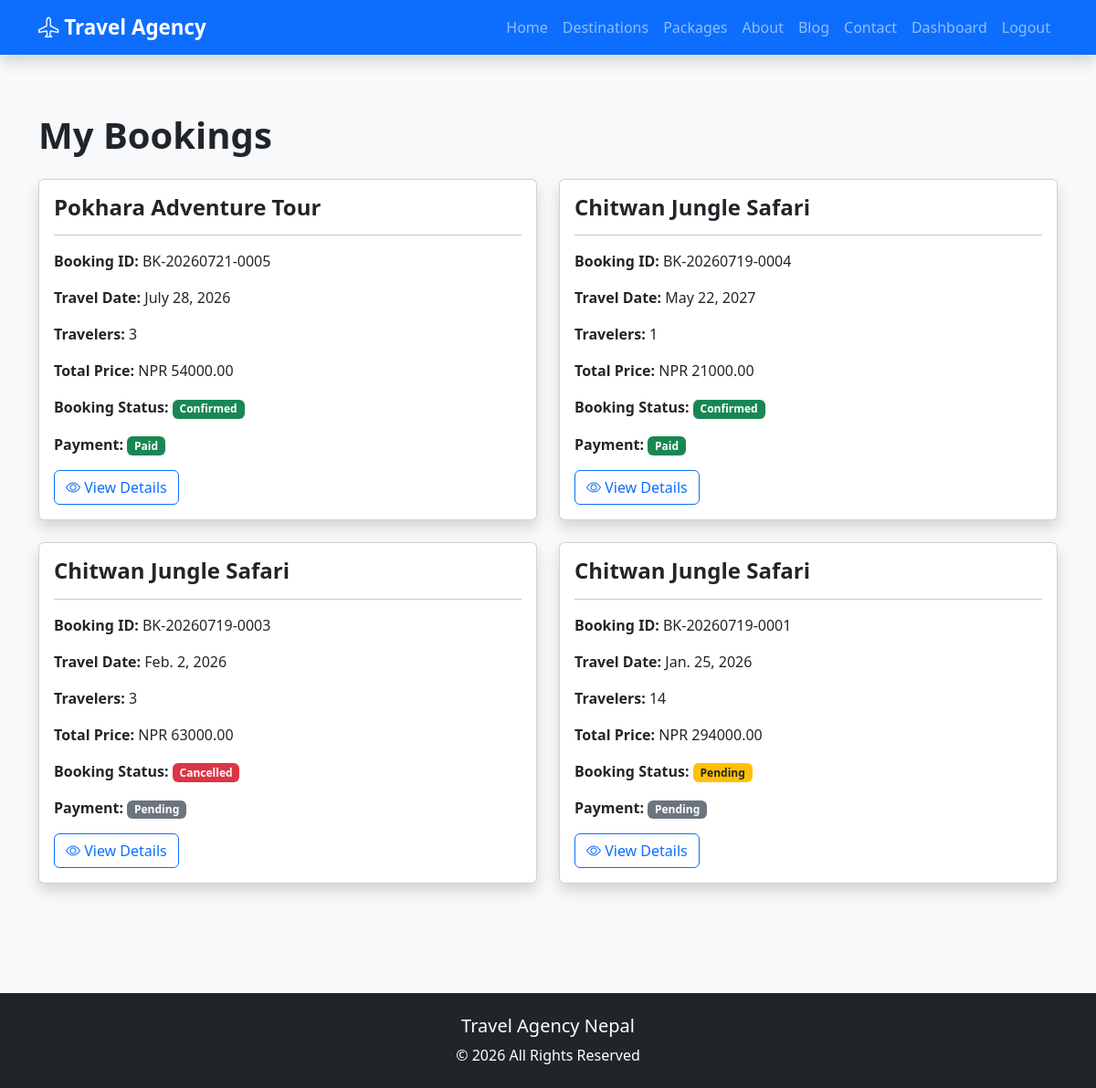
The app's page /bookings/my-bookings/ (signed in), older data.
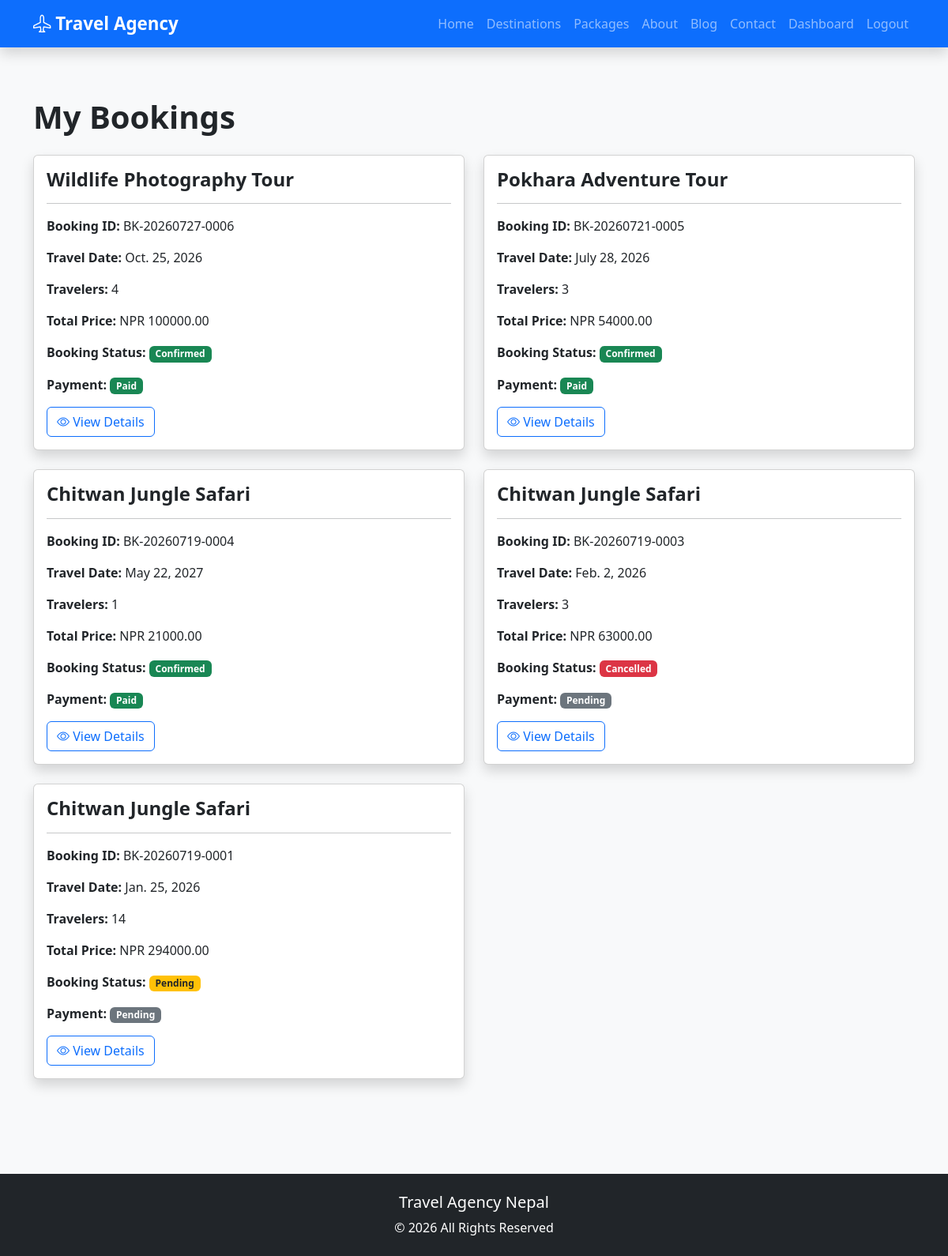
The same page, newer data.
### bookings/models.py (models this page shows, shortened)
class Booking(models.Model):
    BOOKING_STATUS = [
        ('Pending', 'Pending'),
        ('Confirmed', 'Confirmed'),
        ('Completed', 'Completed'),
        ('Cancelled', 'Cancelled'),
    ]
    PAYMENT_STATUS = [
        ('Pending', 'Pending'),
        ('Paid', 'Paid'),
        ('Refunded', 'Refunded'),
    ]
    user = models.ForeignKey(
        settings.AUTH_USER_MODEL,
        on_delete=models.CASCADE,
        related_name='bookings'
    )
    package = models.ForeignKey(
        TourPackage,
        on_delete=models.CASCADE,
        related_name='bookings'
    )
    booking_id = models.CharField(
        max_length=20,
        unique=True,
        blank=True
    )
    travel_date = models.DateField()
    travelers = models.PositiveIntegerField(default=1)
    contact_phone = models.CharField(max_length=20)
    emergency_contact = models.CharField(
        max_length=100,
        blank=True
    )
    special_requests = models.TextField(
        blank=True
    )
    total_price = models.DecimalField(
        max_digits=10,
        decimal_places=2,
        editable=False
    )
    booking_status = models.CharField(
        max_length=20,
        choices=BOOKING_STATUS,
        default='Pending'
    )
    payment_status = models.CharField(
        max_length=20,
        choices=PAYMENT_STATUS,
        default='Pending'
    )
    created_at = models.DateTimeField(
        auto_now_add=True
    )
    updated_at = models.DateTimeField(
        auto_now=True
    )
    class Meta:
        ordering = ['-created_at']
        verbose_name = "Booking"
        verbose_name_plural = "Bookings"

### packages/models.py (models this page shows, shortened)
class TourPackage(models.Model):
    DIFFICULTY_CHOICES = [
        ('Easy', 'Easy'),
        ('Moderate', 'Moderate'),
        ('Hard', 'Hard'),
    ]
    PACKAGE_TYPE_CHOICES = [
        ('Adventure', 'Adventure'),
        ('Family', 'Family'),
        ('Honeymoon', 'Honeymoon'),
        ('Luxury', 'Luxury'),
        ('Wildlife', 'Wildlife'),
        ('Cultural', 'Cultural'),
        ('Trekking', 'Trekking'),
    ]
    destination = models.ForeignKey(
        Destination,
        on_delete=models.CASCADE,
        related_name='tour_packages'
    )
    name = models.CharField(max_length=200)
    slug = models.SlugField(
        unique=True,
        blank=True
    )
    package_type = models.CharField(
        max_length=20,
        choices=PACKAGE_TYPE_CHOICES,
        default='Adventure'
    )
    short_description = models.CharField(max_length=255)
    description = models.TextField()
    duration = models.PositiveIntegerField(
        help_text="Duration in days"
    )
    price = models.DecimalField(
        max_digits=10,
        decimal_places=2
    )
    discount_price = models.DecimalField(
        max_digits=10,
        decimal_places=2,
        blank=True,
        null=True
    )
    max_group_size = models.PositiveIntegerField()
    available_slots = models.PositiveIntegerField(default=20)
    difficulty = models.CharField(
        max_length=20,
        choices=DIFFICULTY_CHOICES
    )
    accommodation = models.CharField(max_length=200)
    transportation = models.CharField(max_length=200)
    departure_location = models.CharField(max_length=150)
    meals_included = models.BooleanField(default=True)
    featured_image = models.ImageField(
        upload_to='packages/'
    )
    is_featured = models.BooleanField(default=False)
    is_available = models.BooleanField(default=True)
    created_at = models.DateTimeField(
        auto_now_add=True
    )
    updated_at = models.DateTimeField(
        auto_now=True
    )
    class Meta:
        ordering = ['name']
        verbose_name = "Tour Package"
        verbose_name_plural = "Tour Packages"

### bookings/views.py (the view)
# urls.py: path("my-bookings/",views.my_bookings,name="my_bookings"),
@login_required
def my_bookings(request):
    bookings = Booking.objects.filter(
        user=request.user
    ).order_by('-created_at')
    context = {
        "bookings": bookings
    }
    return render(
        request,
        "bookings/my_bookings.html",
        context
    )

### templates/bookings/my_bookings.html (shortened to what this page needs)
{% extends 'base.html' %}
{% block content %}
<section class="py-5">
    <div class="container">
        <h1 class="fw-bold mb-4">
            My Bookings
        </h1>
        {% if bookings %}
            <div class="row">
                {% for booking in bookings %}
                <div class="col-lg-6 mb-4">
                    <div class="card shadow h-100">
                        <div class="card-body">
                            <h4 class="fw-bold">
                                {{ booking.package.name }}
                            </h4>
                            <hr>
                            <p>
                                <strong>Booking ID:</strong>
                                {{ booking.booking_id }}
                            </p>
                            <p>
                                <strong>Travel Date:</strong>
                                {{ booking.travel_date }}
                            </p>
                            <p>
                                <strong>Travelers:</strong>
                                {{ booking.travelers }}
                            </p>
                            <p>
                                <strong>Total Price:</strong>
                                NPR {{ booking.total_price }}
                            </p>
                            <p>
                                <strong>Booking Status:</strong>
                                {% if booking.booking_status == "Pending" %}
                                    <span class="badge bg-warning text-dark">
                                        Pending
                                    </span>
                                {% elif booking.booking_status == "Confirmed" %}
                                    <span class="badge bg-success">
                                        Confirmed
                                    </span>
                                {% elif booking.booking_status == "Completed" %}
                                    <span class="badge bg-primary">
                                        Completed
                                    </span>
                                {% else %}
                                    <span class="badge bg-danger">
                                        Cancelled
                                    </span>
                                {% endif %}
                            </p>
                            <p>
                                <strong>Payment:</strong>
                                {% if booking.payment_status == "Paid" %}
                                    <span class="badge bg-success">
                                        Paid
                                    </span>
                                {% else %}
                                    <span class="badge bg-secondary">
                                        {{ booking.payment_status }}
                                    </span>
                                {% endif %}
                            </p>
                            <a href="{% url 'booking_detail' booking.booking_id %}"
                                class="btn btn-outline-primary">
                                <i class="bi bi-eye"></i>
                                View Details
                            </a>
                        </div>
                    </div>
                </div>
                {% endfor %}
            </div>
        {% else %}
            <div class="alert alert-info">
                You haven't made any bookings yet.
            </div>
        {% endif %}
    </div>
</section>
{% endblock %}

Row changes from the older to the newer data that the page shows:
added Booking: package.name "Wildlife Photography Tour", booking_id "BK-20260727-0006", travel_date "Oct. 25, 2026", travelers "4", total_price "100000.00", booking_status "Confirmed", payment_status "Paid"
